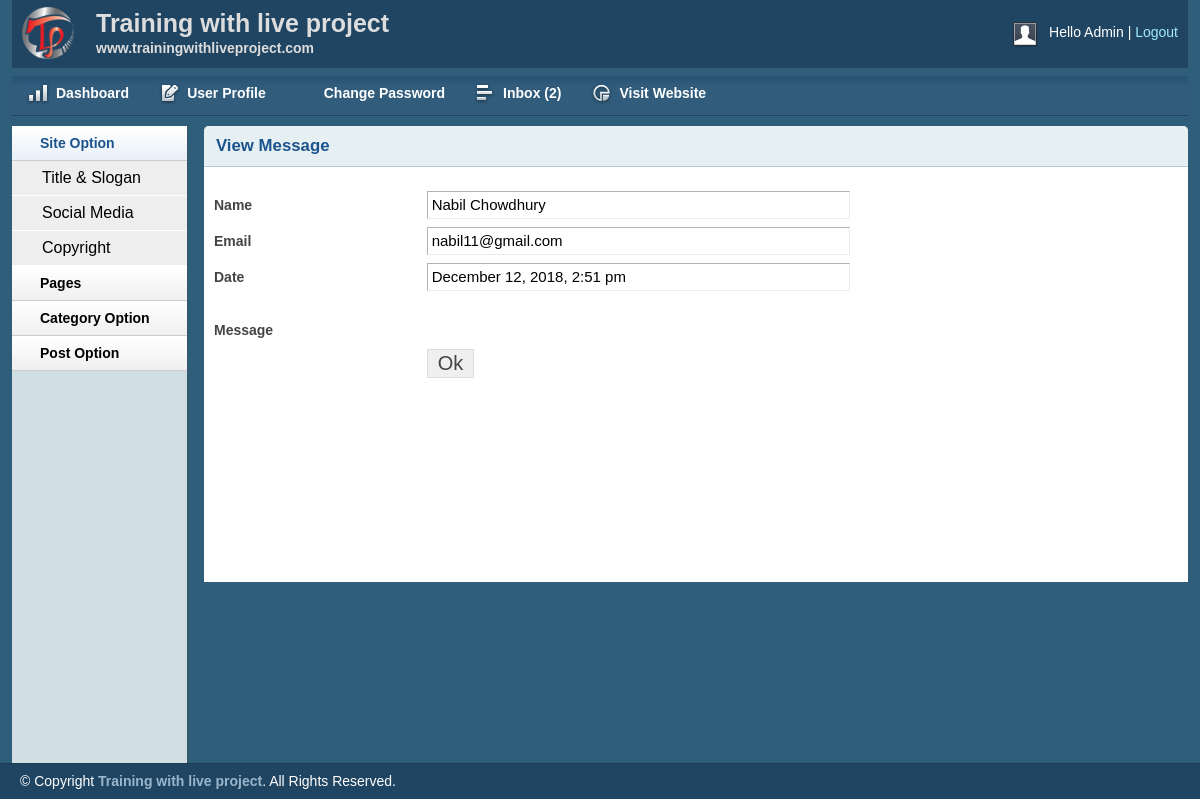
The app's page /admin/viewmsg.php?msgid=5 (signed in) with its own data.
### tables this page shows
CREATE TABLE `tbl_contact` (
  `id` int(11) NOT NULL,
  `firstname` varchar(255) NOT NULL,
  `lastname` varchar(255) NOT NULL,
  `email` varchar(255) NOT NULL,
  `body` text NOT NULL,
  `status` int(11) NOT NULL DEFAULT '0',
  `date` timestamp NOT NULL DEFAULT CURRENT_TIMESTAMP
);

### lib/Database.php (called while the page is built, shortened)
<?php
Class Database{
	public $host   = DB_HOST;
	public $user   = DB_USER;
	public $pass   = DB_PASS;
	public $dbname = DB_NAME;
	public $link;
	private function connectDB(){
	$this->link = new mysqli($this->host, $this->user, $this->pass, $this->dbname);
 }
	public function select($query){
		$result = $this->link->query($query) or die($this->link->error.__LINE__);
		if($result->num_rows > 0){
			return $result;
		} else {
			return false;
		}
	}
}

### helpers/Format.php (called while the page is built, shortened)
<?php
	class Format{
		public function formatDate($date){
			return date('F j, Y, g:i a', strtotime($date));
		}
	}
?>

### admin/viewmsg.php (the view, shortened to what this page needs)
<?php include 'inc/header.php'; ?>
<?php include 'inc/sidebar.php'; ?>
<?php
	if(!isset($_GET['msgid']) || $_GET['msgid'] == NULL){
		echo "<script type='text/javascript'> window.location ='inbox.php'; </script>";
	}else{
		$id = $_GET['msgid'];
	}
?>
        <div class="grid_10">
            <div class="box round first grid">
                <h2>View Message</h2>
                <div class="block">
                 <form action="" method="post">
                    <table class="form">
						<?php
							$query = "SELECT * FROM tbl_contact WHERE id = '$id' ";
							$msg = $db->select($query);
							if($msg){
								while($result = $msg->fetch_assoc()){
						?>
                        <tr>
                            <td>
                                <label>Name</label>
                            </td>
                            <td>
                                <input type="text" readonly name="name" value="<?php echo $result['firstname'].' '.$result['lastname']; ?>" class="medium" />
                            </td>
                        </tr>
                        <tr>
                            <td>
                                <label>Email</label>
                            </td>
                            <td>
                                <input type="text" readonly name="name" value="<?php echo $result['email']; ?>" class="medium" />
                            </td>
                        </tr>
                        <tr>
                            <td>
                                <label>Date</label>
                            </td>
                            <td>
                                <input type="text" readonly name="name" value="<?php echo $fm->formatDate($result['date']); ?>" class="medium" />
                            </td>
                        </tr>
                        <tr>
                            <td>
                                <label>Message</label>
                            </td>
                            <td>
                            </td>
                        </tr>
						<tr>
                            <td></td>
                            <td>
                                <input type="submit" name="submit" Value="Ok" />
                            </td>
                        </tr>
                    </table>
						<?php
								}
							}
						?>
                    </form>
                </div>
            </div>
        </div>
<?php include 'inc/footer.php'; ?>

### css/text.css (style rules this page uses)
body { font: 13px/1.5 Tahoma, Helvetica, Arial, 'Liberation Sans', FreeSans, sans-serif; }
h2 { font-size: 23px; }
p, dl, hr, h1, h2, h3, h4, h5, h6, ol, ul, pre, table, address, fieldset { margin-bottom: 20px; }

### css/grid.css (style rules this page uses)
.grid_1, .grid_2, .grid_3, .grid_4, .grid_5, .grid_6, .grid_7, .grid_8, .grid_9, .grid_10, .grid_11, .grid_12, .grid_13, .grid_14, .grid_15, .grid_16 { display: inline; float: left; margin-left: 1%; margin-right: 1%; }
.container_12 .grid_10 { width: 81.333%; }

### css/layout.css (style rules this page uses)
body { background: #fff none repeat scroll 0 0; color: #444; font-size: 14px; padding: 0; }
h1, h2, h3, h4, h5, h6 { line-height:1.2em; margin-bottom:.3em; }
h2 { margin-top:1em; }
.box { background:#fff; margin-bottom:20px; padding:10px 10px 10px 10px; margin-left:-8px; }
.box.grid { padding-bottom:40px; }
.box.round { -moz-border-radius: 5px 5px 0px 0px; -webkit-border-radius: 5px 5px 0px 0px; border-radius: 5px 5px 0px 0px; }
.box h2 { font-size:1.2em; font-weight:bold; color:#1B548D; background:#E6F0F3; margin:-10px -10px 0 -10px; padding:10px 12px; border-bottom:1px solid #B3CBD6; -moz-border-radius: 5px 5px 0px 0px; -webkit-border-radius: 5px 5px 0px 0px; border-radius: 5px 5px 0px 0px; }
.box.first { min-height: 406px; }
.block { padding-top:20px; }
table.form { width:100%; }
table.form td { padding:4px 0px; }
table.form label { font-weight:bold; }
table.form input, table.form select { font-size: 15px; padding: 4px 4px 5px 4px; border-top: 1px solid #b3b3b3; border-left: 1px solid #b3b3b3; border-right: 1px solid #eaeaea; border-bottom: 1px solid #eaeaea; }
table.form input[type="submit"] { border: 1px solid #ddd; color: #444; cursor: pointer; font-size: 20px; padding: 2px 10px; }
input.medium { width: 55%; }
.block { padding-bottom:1px; }

### records on screen
tbl_contact: name "Nabil Chowdhury", name "nabil11@gmail.com", name "December 12, 2018, 2:51 pm"

### other values on screen
$count "2"
